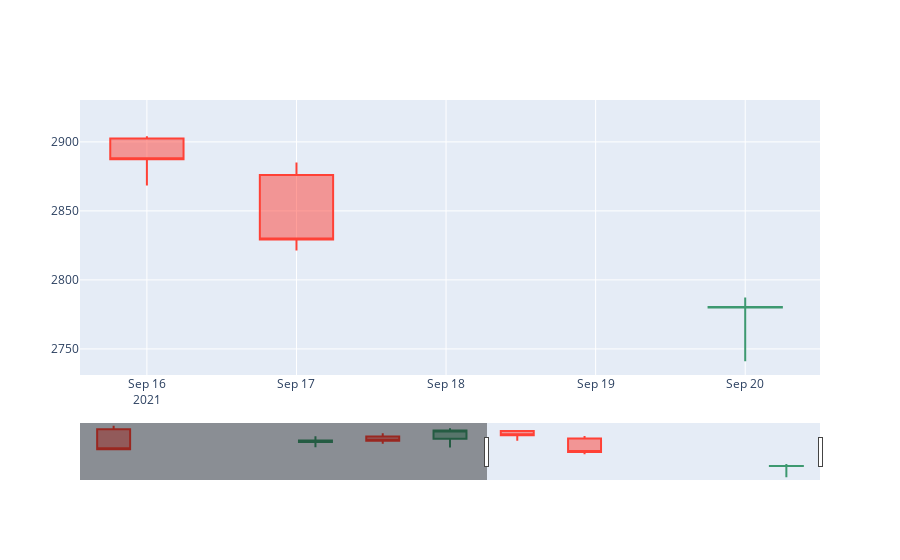

This figure's notebook cell:
### Code cell
from datetime import datetime
fig = go.Figure(
    data=[
        go.Candlestick(x=Google_Stocks_DF['Date'],
                open=Google_Stocks_DF['Open'],
                high=Google_Stocks_DF['High'],
                low=Google_Stocks_DF['Low'],
                close=Google_Stocks_DF['Close'])
    ]
)
fig.show()

### Figure 1 — Plotly figure (JSON) as saved in the notebook; plotly's stock layout.template omitted (floating-point values rounded to 4 significant figures)
{"data": [{"close": [2838.0, 2869.0, 2868.0, 2904.0, 2887.0, 2829.0, 2780.0], "high": [2920.0, 2884.0, 2895.0, 2912.0, 2904, 2885.0, 2787.0], "low": [2835.0, 2846.0, 2858.0, 2845.0, 2868.0, 2821.0, 2741.0], "open": [2909.0, 2864.0, 2883.0, 2875.0, 2902.0, 2876.0, 2780.0], "type": "candlestick", "x": ["2021-09-10T00:00:00", "2021-09-13T00:00:00", "2021-09-14T00:00:00", "2021-09-15T00:00:00", "2021-09-16T00:00:00", "2021-09-17T00:00:00", "2021-09-20T00:00:00"]}], "layout": {"autosize": true, "xaxis": {"autorange": false, "range": ["2021-09-15 13:15:58.794", "2021-09-20 12:00"], "rangeslider": {"autorange": true, "range": ["2021-09-09 12:00", "2021-09-20 12:00"], "yaxis": {"_template": null, "rangemode": "match"}}, "type": "date"}, "yaxis": {"autorange": true, "range": [2731.0, 2930.0]}}}
